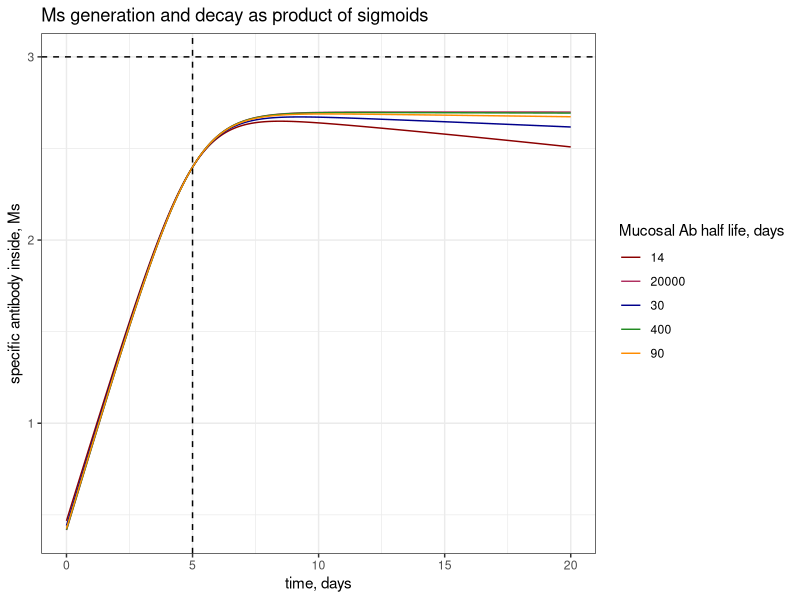
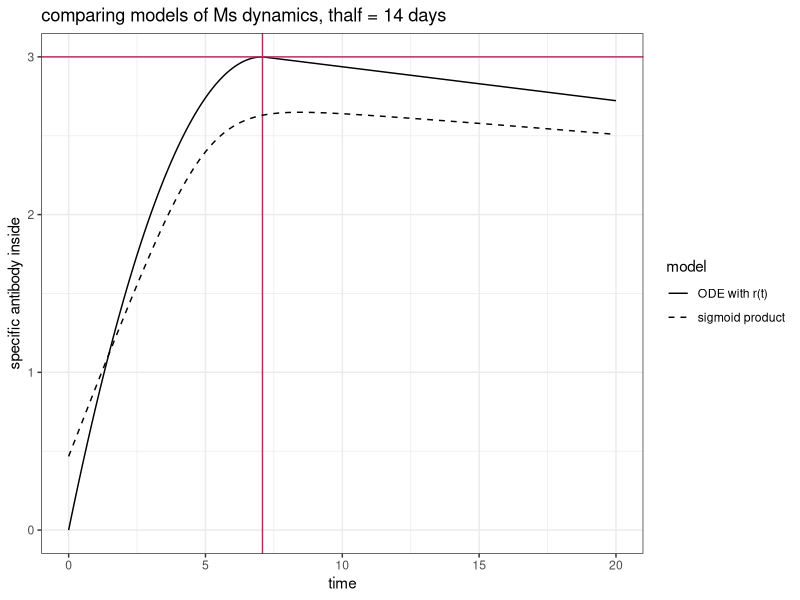
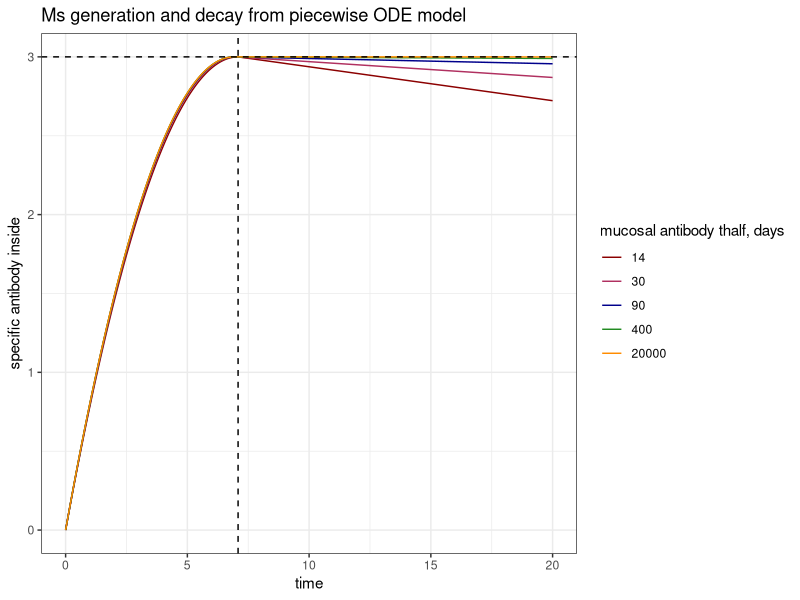

R code for these plots, in order:
## ---- chunk 1
#install.package("here")
library(here)

#install.package("ggplot2")
library(ggplot2)

#install.package("gridExtra")
library(gridExtra)

#install.packages("tidyverse")
library(tidyverse)

#install.packages("deSolve")
library(deSolve)

#load functions
#source(here("code", "functions", "functions.R"))

#choose plotting colors
my_colors = c("darkred", "maroon", "darkblue", "forestgreen", "darkorange", "goldenrod") #choose color range
num_colors = length(my_colors) #set number of colors needed for plotting
my_colors = colorRampPalette(my_colors)(num_colors) #increase number of colors staying in color range
## ---- chunk 2
#function for plotting specific antibodies during infection
M_s = function(A0, t_p, r, d_mu, t) {(A0/(1+exp(-r*(t-t_p))))*(1/(1+exp(-d_mu*(t_p-t))))} #sigmoidal growth, A0 is max antibody, t_p is half the time to peak, r is initial growth

ts = seq(0,20, by = 1/24)
A0 = 10^3
t_p = 5
r = 1.05
t_halfs = c(14,30,90,400, 20000) #half lives of mucosal ab in days
d_mus = log(2)/t_halfs #half lives in days

# calculate specific antibodies during infection by d_mu
Ms = sapply(d_mus, function(d_mu) { #columns are d_mu
  sapply(ts, function(t){M_s(A0 = A0, t_p = t_p, r = r, d_mu = d_mu, t = t)})}) %>% #rows are time
  cbind(ts, .) %>% as.data.frame() # add times column and format as df
colnames(Ms ) = c("time", t_halfs) #name columns for easier calling

Ms = Ms %>% pivot_longer( #longform for ggplot
  cols = !time,
  names_to = "thalf",
  values_to = "Ms")

# plot 
plot = ggplot() + 
  geom_line(data = Ms, aes(x = time, y = log10(Ms), group = thalf, col = thalf)) +
  geom_hline(yintercept = log10(A0), linetype = "dashed") +
  geom_vline(xintercept = t_p, linetype = "dashed") +
  theme_bw() +
  labs(x = "time, days", y = "specific antibody inside, Ms", col = "Mucosal Ab half life, days", title = "Ms generation and decay as product of sigmoids") +
  scale_color_manual(values = my_colors)

#print to view 
print(plot)
## ---- chunk 3
############ Competition Model Popualtions ###########

#####################################################
# Antibody concentrations in the respiratory mucosa #
primary_response.model <- function(t, y, parms)  # Single partial immune class (RPS)                       
{with(as.list(parms),	# allows the parameter file parms to be as a list
      {  
        y = pmax(y,0)         # avoid negative values (not ideal but ok)
        
        # map the state variables
        Ms = y[1]         # Antibodies in mucosa
        
        # make empty variables for the derivatives
        dMs = 0      # change in specific Ab in the mucosa
        
        #####################################
        # define time dependent functions   #
        #####################################
        r = function(t) {if(t < tp) {r_0 - alpha*t}
          else r = 0} #define time-varying r(t) - increase that slows and is then dominated by decay rate
        #####################################
        ## calculate the derivatives
        # cell populations
        dMs = r(t)*Ms - d_mu*Ms # specific Ab production and decay
        
        # output the derivatives
        dy=c(dMs) #vector of derivatives 
        
        return(list(dy)) #lists vector and returns
      }
) 
} 

#### Parameters
d_mu = log(2)/14 #half life of 14 days
r_0 = 2 #initial production rate 
A0 = 1 #initial antibody 
Ap = 10^3 #peak antibody
alpha = ((r_0-d_mu)^2)/(2*log(Ap/A0)) # rate of decay of exponential growth rate
tp = (r_0 - d_mu)/alpha 

params = list( # parameter list
  r_0 = r_0, 
  A0 = A0,
  Ap = Ap,
  alpha = alpha,
  tp = tp,
  d_mu = d_mu
)

#### initial conditions
Ms_init = A0 # starting antibody titer
init_cond = c("Ms" = Ms_init)

#### numerical parameters
Tmax = 20 # total days
points_per_day = 24 # every hour

## ---- chunk 4
# solution
soln = as.data.frame(ode(y = init_cond, times = seq(0, Tmax, length.out = Tmax*points_per_day), primary_response.model, parms = params))

# plot
plot = ggplot() + 
  geom_line(data = soln, aes(x = time, y = log10(Ms), linetype = "ODE with r(t)")) +
  geom_vline(xintercept = (tp), col = "maroon") +
  geom_hline(yintercept = log10(Ap), col = "maroon") +
  geom_line(data = Ms %>% filter(thalf == 14), aes(x = time, y = log10(Ms), linetype = "sigmoid product")) +
  scale_linetype_manual(values = c("solid", "dashed")) +
  labs(x = "time", y = "specific antibody inside", linetype = "model", title = "comparing models of Ms dynamics, thalf = 14 days") +
  theme_bw()

# print to viewer
print(plot)
## ---- chunk 5
t_halfs = c(14,30,90,400, 20000) #half lives of mucosal ab in days
d_mus = log(2)/t_halfs #half lives in days

Ms_ode_solns = lapply(t_halfs, function(thalf){
  #### Parameters
    d_mu = log(2)/thalf
    r_0 = 2 #initial production rate 
    A0 = 1 #initial antibody 
    Ap = 10^3 #peak antibody
    alpha = ((r_0-d_mu)^2)/(2*log(Ap/A0)) # rate of decay of exponential growth rate
    tp = (r_0 - d_mu)/alpha 
    
    params = list( # parameter list
      d_mu = d_mu,
      r_0 = r_0, 
      A0 = A0,
      Ap = Ap,
      alpha = alpha,
      tp = tp
    )

  #### initial conditions
    Ms_init = A0 # starting antibody titer
    init_cond = c("Ms" = Ms_init)

  #### numerical parameters
    Tmax = 20 # total days
    points_per_day = 24 # every hour
  
  ### solve
  soln = as.data.frame(ode(y = init_cond, times = seq(0, Tmax, length.out = Tmax*points_per_day), primary_response.model, parms = params)) %>%
    cbind(., thalf) %>% as.data.frame()
})

### concatenate odes
Ms_ode_solns = do.call(rbind, Ms_ode_solns)

### plot
plot = ggplot() + 
  geom_line(data = Ms_ode_solns, aes(x = time, y = log10(Ms), group = factor(thalf), col = factor(thalf))) +
  geom_hline(yintercept = log10(Ap), linetype = "dashed") +
  geom_vline(xintercept = tp, linetype = "dashed") +
  scale_color_manual(values = my_colors)+
  theme_bw() +
  labs(x = "time", y = "specific antibody inside", color = "mucosal antibody thalf, days", title = "Ms generation and decay from piecewise ODE model")

### print to viewer
print(plot)
